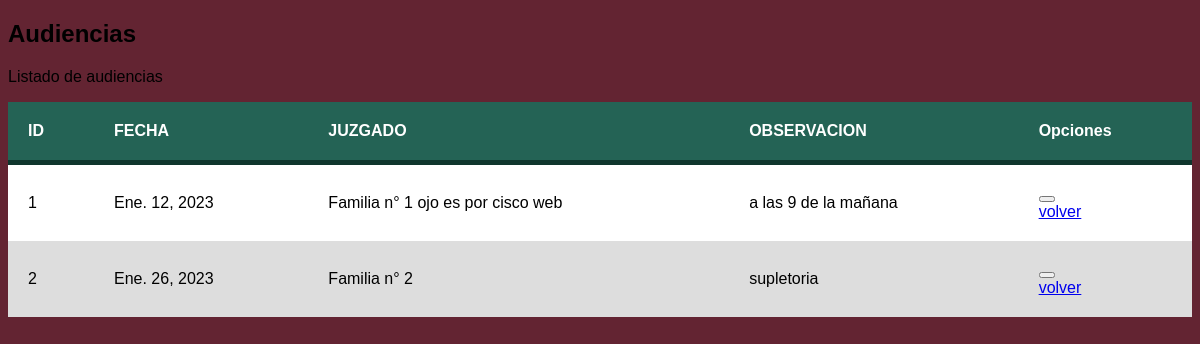
Screenshot of /index/lisaudi/1 with the database file from the repository.
### appsisexp/models.py (models this page shows, shortened)
class Audiencia(models.Model):
    Audiencia_exp = models.ForeignKey(Expedien,on_delete=models.CASCADE,blank=True,null=True)
    Fecha = models.DateField(null=True)
    Juzgado = models.CharField(max_length=150,blank=True)
    Observacion = models.CharField(max_length=150,blank=True)

### appsisexp/views.py (the view)
# urls.py: path('index/lisaudi/<int:p>', views.laudiencia, name='lisaudi'),
def laudiencia(request,p):
    list_rec = Audiencia.objects.filter(Audiencia_exp_id=p)
    return render(request,"audiencia.html", locals())

### appsisexp/templates/audiencia.html (shortened to what this page needs)
{% load static %}
<!DOCTYPE html>
<html lang="en">
<head>
	<link rel="stylesheet" href="{% static 'expedien/css/tabla.css' %}">
</head>
<body>
                <article class="content responsive-tables-page">
                    <div class="title-block">
                        <h1 class="title"> Audiencias </h1>
                        <p class="title-description"> Listado de audiencias </p>
                    </div>
                            <div class="col-md-12">
                                <div class="card">
                                    <div class="card-block">
                                        <section class="example">
                                            <div class="table-responsive">
                                                <table id="example2" class="table table-striped table-bordered table-hover">
                                                    <thead>
                                                        <tr>
                                                            <th>ID</th>
                                                            <th>FECHA</th>
                                                            <th>JUZGADO</th>
                                                            <th>OBSERVACION</th>
                                                            <th>Opciones</th>
                                                        </tr>
                                                    </thead>
                                                    <tbody>
                                                    	{% for fila in list_rec %}
                                                        <tr>
                                                            <td>{{ fila.id }}
                                                            <td>{{ fila.Fecha }}</td>
                                                            <td>{{ fila.Juzgado}}</td>
                                                            <td>{{ fila.Observacion }}</td>
                                                            <td>
                                                    <div class="btn-group">
                                                <button type="button" class="btn btn-info dropdown-toggle" data-toggle="dropdown" aria-haspopup="true" aria-expanded="false"></button>
                                                <div class="dropdown-menu">
                                                    <a class="dropdown-item" href="#">volver</a>
                                                </div>
                                                     </div>
                                                        </tr>
                                                        {% endfor %}
                                                    </tbody>
                                                </table>
                                            </div>
                                        </section>
                                    </div>
                                </div>
                            </div>
                </article>
  </body>
</html>

### static/expedien/css/tabla.css (style rules this page uses)
body { background-color: #632432; font-family: Arial; }
table { background-color: white; text-align: left; border-collapse: collapse; width: 100%; }
th, td { padding: 20px; }
thead { background-color: #246355; border-bottom: solid 5px #0F362D; color: white; }
tr:nth-child(even) { background-color: #ddd; }

### rows the page displays
Audiencia: id "1", Fecha "Ene. 12, 2023", Juzgado "Familia n° 1 ojo es por cisco web", Observacion "a las 9 de la mañana"
Audiencia: id "2", Fecha "Ene. 26, 2023", Juzgado "Familia n° 2", Observacion "supletoria"
